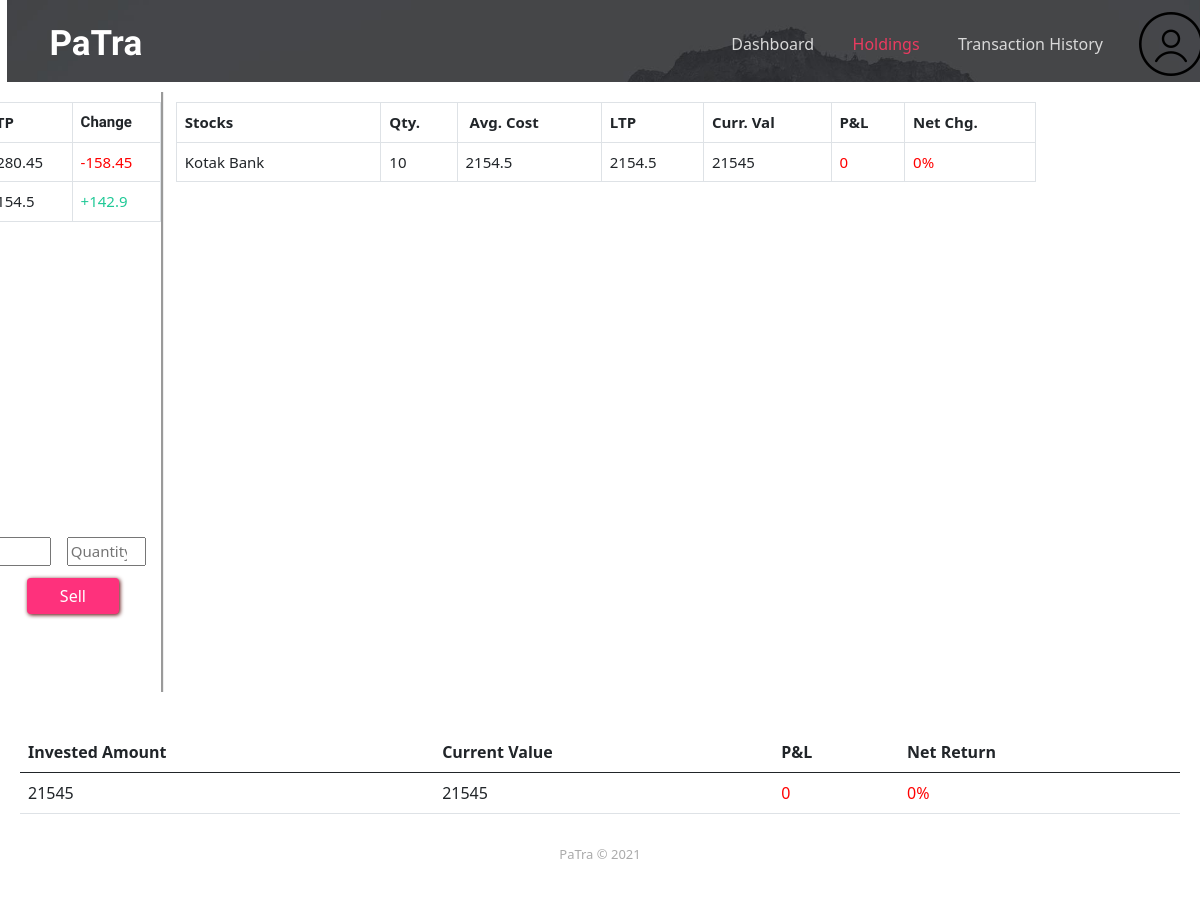
The page /Holdings.php (signed in) on the database its author committed.
### tables this page shows
CREATE TABLE `holdings` (
  `uid` int(10) NOT NULL,
  `stock_name` varchar(25) NOT NULL,
  `qty` int(10) NOT NULL,
  `cost` float NOT NULL
);

CREATE TABLE `dummy_data` (
  `stock_name` varchar(25) NOT NULL,
  `c_price` float NOT NULL,
  `inc_dec` float DEFAULT NULL
);

### Holdings.php (the view, shortened to what this page needs)
<?php
if(isset($_SESSION['IS_AUTHENTICATED'])){
$uid=$_SESSION['USER_ID'];
$link = mysqli_connect('localhost', 'root', '', 'project');
 $qry = "SELECT w.stock_name,d.c_price,d.inc_dec
 FROM watchlist w,dummy_data d
 WHERE uid='$uid' AND d.stock_name=w.stock_name";
 $result = mysqli_query($link, $qry);
 $qry2 = "SELECT h.stock_name,h.qty,h.cost,d.c_price,(qty*c_price) as c_val, (qty*(c_price)-cost) as p_l, ((qty*(c_price)-cost)/cost) as net_chg
 FROM holdings h, dummy_data d
 WHERE h.uid='$uid' and h.stock_name=d.stock_name";
 $result2 = mysqli_query($link,$qry2);
}
else{
    header('location:index.html');
    exit();
}
?>
<!DOCTYPE html>
<html lang="en">
<head>
    <link rel="stylesheet" href="assets/bootstrap/css/bootstrap.min.css">
    <link rel="stylesheet" href="assets/css/Data-Table-1.css">
    <link rel="stylesheet" href="assets/css/Data-Table.css">
    <link rel="stylesheet" href="assets/css/Footer-Basic.css">
    <link rel="stylesheet" href="assets/css/Footer-Clean.css">
    <link rel="stylesheet" href="assets/css/Footer-Dark.css">
    <link rel="stylesheet" href="assets/css/Header-Dark.css">
    <link rel="stylesheet" href="https://cdn.datatables.net/1.10.15/css/dataTables.bootstrap.min.css">
    <link rel="stylesheet" href="assets/css/styles.css">
    <link rel="stylesheet" href="assets/css/Table-with-search-1.css">
    <link rel="stylesheet" href="assets/css/Table-with-search.css">
</head>
<body style="width:100vw;">
    <header class="header-dark" style="width: 100vw;margin-left:-1.05vw;height: 82px;padding: 0px;">
        <nav class="navbar navbar-dark navbar-expand-lg navigation-clean-search" style="margin-top: -20px;">
            <div class="container"><a class="navbar-brand" style="font-family: Redressed, serif;font-size: 35px;" href="#">PaTra</a>
                <div class="collapse navbar-collapse" id="navcol-3">
                    <ul class="navbar-nav" style="padding-right: 0px;margin-left: 55%;">
                        <li class="nav-item"><a class="nav-link" href="HomePage.php">Dashboard</a></li>
                        <li class="nav-item"><a class="nav-link" href="Holdings.php" style="color: rgb(235,59,96);">Holdings</a></li>
                        <li class="nav-item"><a class="nav-link" href="transHistory.php" style="width: 200px;">Transaction History</a></li>
                    </ul><?php if($_SESSION['ADMIN']=='YES') echo '<a href="admin_info.php"><img src="assets/img/customer.png"></a>';
                          else echo '<a href="user_info.php"><img src="assets/img/customer.png"></a>';
                    ?>
                </div>
            </div>
        </nav>
    </header>
    <div class="container" style="width:100vw;">
        <div class="row" style="margin-left: -16.2vw;width: 100vw;font-size: 15px;height: 600px;border-style: none;margin-top: 10px;">
            <div class="col-md-6" style="height: 600px;padding: 0px;margin: 0px;margin-left: 0.6%;width: 25.5%;margin-top: 0;">
                <div class="table-responsive" style="width: 100%;height: 70%;margin-top: 10px;">
                <table class="table table-bordered ">
                        <thead >
                            <tr>
                                <th>LTP</th>
                                <th style="font-family: Abel, sans-serif;">Change</th>
                            </tr>
                        </thead>
                        <tbody><?php
                            while ($row=mysqli_fetch_assoc($result)){
                            echo '<tr>';
                                echo '<td>'.$row['c_price'].'</td>';
                                if($row['inc_dec']>0) echo '<td class="d-xxl-flex justify-content-xxl-start align-items-xxl-end" style="color: var(--bs-teal);">+'.$row['inc_dec'].'</td>';
                                else echo '<td class="d-xxl-flex justify-content-xxl-start align-items-xxl-end" style="color: red;">'.$row['inc_dec'].'</td>';
                            echo '</tr>';
                            }
                            ?>
                        </tbody>
                    </table>
                </div>
                <form  method="post" action="function.php">
                <input list="a_w"  name="a_w" placeholder="Stock Name" style="margin-top: 5%;margin-left: 4%;width:60%;">
                <input type="number" name="qty" placeholder="Quantity" max="250" min="1" style="margin-top:5%;margin-left: 4%;width: 26%;">
                <input class="btn btn-primary" type="submit" name="submit" value="Sell" style="margin-top: 4%;border-style: none;margin-left: 10%;width: 30%;background: rgb(254,49,124);box-shadow: 1px 1px 4px rgb(85,0,0);margin-right: 1%;">
                </form>
            </div>
            <div class="col" style="width: 75%;height: 600px;border-left-style: groove;">
                <div style="height: 600px;width: 100%;">
                    <div class="table-responsive" style="width: 100%;height: auto;margin-top: 10px;">
                        <table class="table table-bordered">
                            <thead>
                                <tr>
                                    <th>Stocks&nbsp; &nbsp; &nbsp; &nbsp; &nbsp; &nbsp; &nbsp; &nbsp;&nbsp;</th>
                                    <th>Qty.</th>
                                    <th>&nbsp;Avg. Cost</th>
                                    <th>LTP</th>
                                    <th>Curr. Val</th>
                                    <th>P&amp;L</th>
                                    <th>Net Chg.</th>
                                </tr>
                            </thead>
                            <tbody>
                            <?php
                                while($row2=mysqli_fetch_assoc($result2)){
                                echo '<tr>';
                                    echo '<td>'.$row2['stock_name'].'</td>';
                                    echo '<td>'.$row2['qty'].'</td>';
                                    echo '<td>'.$row2['cost']/$row2['qty'].'</td>';
                                    echo '<td>'.$row2['c_price'].'</td>';
                                    echo '<td>'.round($row2['c_val'],2).'</td>';
                                    if($row2['p_l']>0 )echo '<td style="color: var(--bs-teal);">'.round($row2['p_l'],2).'</td>';
                                    else echo '<td style="color: red;">'.round($row2['p_l'],2).'</td>';
                                    if($row2['p_l']>0 )echo '<td style="color: var(--bs-teal);">'.round($row2['net_chg'],2).'%</td>';
                                    else echo '<td style="color: red;">'.round($row2['net_chg'],2).'%</td>';
                                echo '</tr>';
                                }
                            echo '</tbody>';
                            ?>
                        </table>
                    </div>
                </div>
            </div>
        </div>
    </div>
    <footer class="footer-basic" style="margin-top:0px;">
        <div class="table-responsive">
            <table class="table">
                <thead>
                    <tr>
                        <th>Invested Amount</th>
                        <th>Current Value</th>
                        <th>P&amp;L</th>
                        <th>Net Return</th>
                    </tr>
                </thead>
                <tbody>
                    <?php
                    $qry4 = "SELECT * FROM holdings WHERE uid='$uid'";
                    $result4 = mysqli_query($link, $qry4);
                        $investedAmt = 0 ;
                        $c_val=0;
                        while ($row4=mysqli_fetch_assoc($result4)){
                            $investedAmt = $investedAmt + $row4['cost'];
                            $name=$row4['stock_name'];
                            $qry3 = "SELECT c_price FROM dummy_data WHERE stock_name='$name'";
                            $result3 = mysqli_query($link, $qry3);
                            $row3=mysqli_fetch_assoc($result3);
                            $stock_c_price = $row3['c_price'];
                            $c_val = $c_val+$stock_c_price*$row4['qty'];
                        }
                        $p_l=$c_val-$investedAmt;
                        echo '<tr>';
                            echo '<td>'.$investedAmt.'</td>';
                            echo '<td>'.$c_val.'</td>';
                            if($p_l>0)echo '<td style="color:green">+'.round($p_l,2).'</td>';
                            else echo '<td style="color:red">'.round($p_l,2).'</td>';
                            if($p_l>0)echo '<td style="color:green">+'.round(($p_l/$investedAmt),2).'%</td>';
                            else echo '<td style="color:red">'.round(($p_l/$investedAmt),2).'%</td>';
                        echo '</tr>';
                    ?>
                </tbody>
            </table>
        </div>
        <p class="copyright">PaTra © 2021</p>
    </footer>
</body>
</html>

### assets/css/Header-Dark.css (style rules this page uses)
.header-dark { background: url(../../assets/img/mountain_bg.jpg) #444; background-size: cover; padding-bottom: 80px; }
@media (min-width:768px) { .header-dark { padding-bottom: 120px; } }
.header-dark .navbar { background: transparent; color: #fff; border-radius: 0; box-shadow: none; border: none; }
@media (min-width:768px) { .header-dark .navbar { padding-top: .75rem; padding-bottom: .75rem; } }
.header-dark .navbar .navbar-brand { font-weight: bold; color: inherit; }
.header-dark .navbar .navbar-collapse, .header-dark .navbar form { border-color: #636363; }
@media (min-width: 992px) { .header-dark .navbar.navbar .navbar-nav .nav-link { padding-left: 1.2rem; padding-right: 1.2rem; } }
.header-dark .navbar.navbar-dark .navbar-nav .nav-link { color: #d9d9d9; }

### assets/css/Table-with-search-1.css (style rules this page uses)
body { padding: 20px 20px; }

### Holdings.php (style rules this page uses)
th { background: grey; }

### rows shown on the page
holdings: stock_name "Kotak Bank", qty "10", $row2['cost']/$row2['qty'] "2154.5", stock_name.c_price "2154.5", c_val "21545", p_l "0", net_chg "0"

### other values the page prints
$row['inc_dec'] "-158.45"
$row['inc_dec'] "142.9"
$investedAmt "21545"
$c_val "21545"
$p_l "0"
$p_l/$investedAmt "0"
